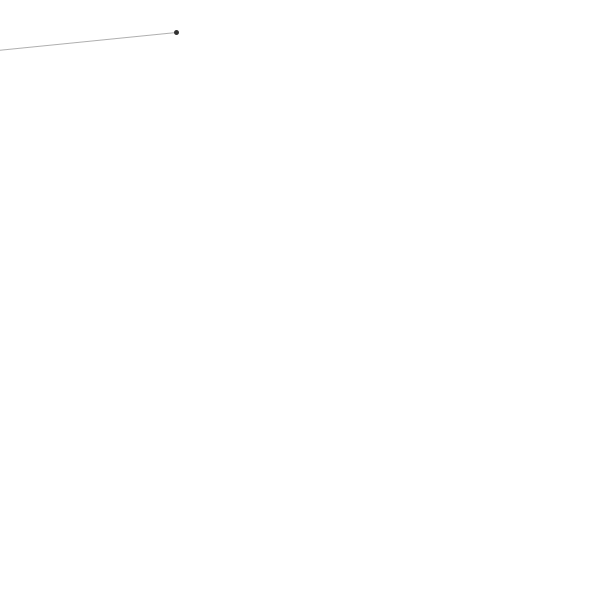
Frame 1 (no input)
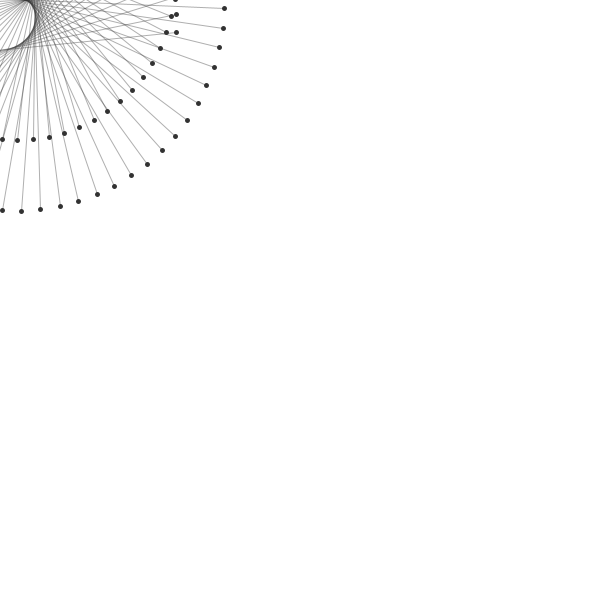
Frame 60 (the mouse pressed at the canvas centre just before this capture)
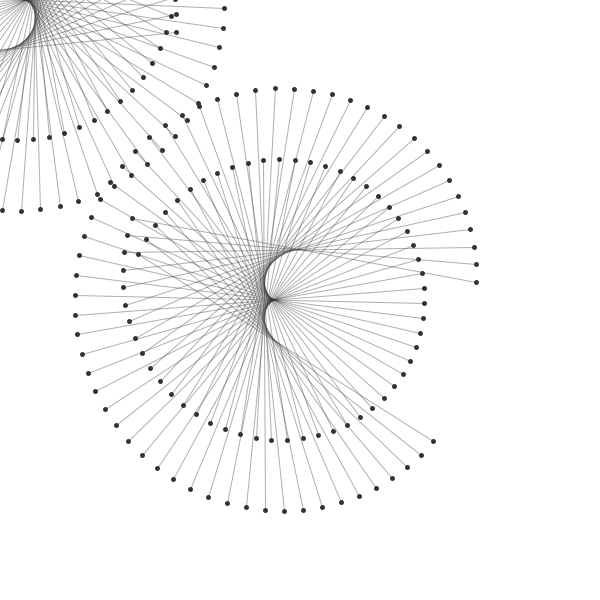
Frame 120 (the mouse held since frame 60 and released just before this capture)

The Processing sketch that drew these frames (run headless with seeded random() and noise(); from frame 60 on, the mouse is pressed at the canvas centre):

// Processing sketch: test_38_pde
// ── test_38_pde.pde
class Line {
   float centerX;
   float centerY;
   float length;
   float angle;
   float weight;
   
   public void render() {
      float x1 = centerX - cos(angle) * length / 2;
      float y1 = centerY + sin(angle) * length / 2;
      float x2 = centerX + cos(angle) * length / 2;
      float y2 = centerY - sin(angle) * length / 2;
      
      stroke(50, 100);
      strokeWeight(weight);
      line(x1, y1, x2, y2);
      strokeWeight(5);
      stroke(50);
      line(x2, y2, x2, y2);
      line(x1, y1, x1, y1);
   }
}

Line lineObj;
float counter;

void setup() {
   size(600, 600);
   background(255);
   smooth();
   strokeWeight(3);
   stroke(0, 150, 255, 100);
   //noLoop();
   lineObj = new Line();
   lineObj.centerX = width / 2;
   lineObj.centerY = height / 2;
   lineObj.length = 350;
   lineObj.angle = PI / 4;
   lineObj.weight = 1;
}

void draw() {
   counter += 0.05;
   if(counter > TWO_PI) {
      counter = 0; 
   }
   lineObj.centerX = mouseX + sin(counter) * 50; // width / 2
   lineObj.centerY = mouseY + cos(counter) * 50; // height / 2
   lineObj.angle = counter * 2;
   lineObj.render();
}
